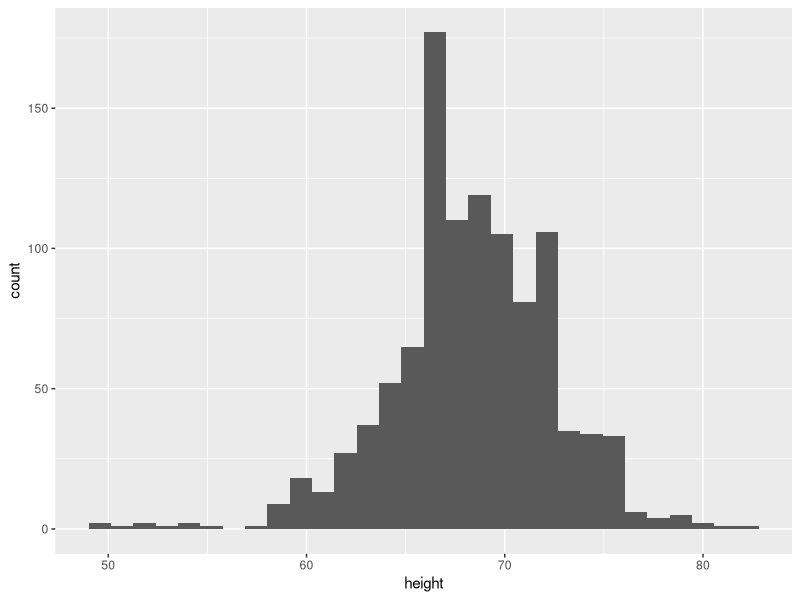
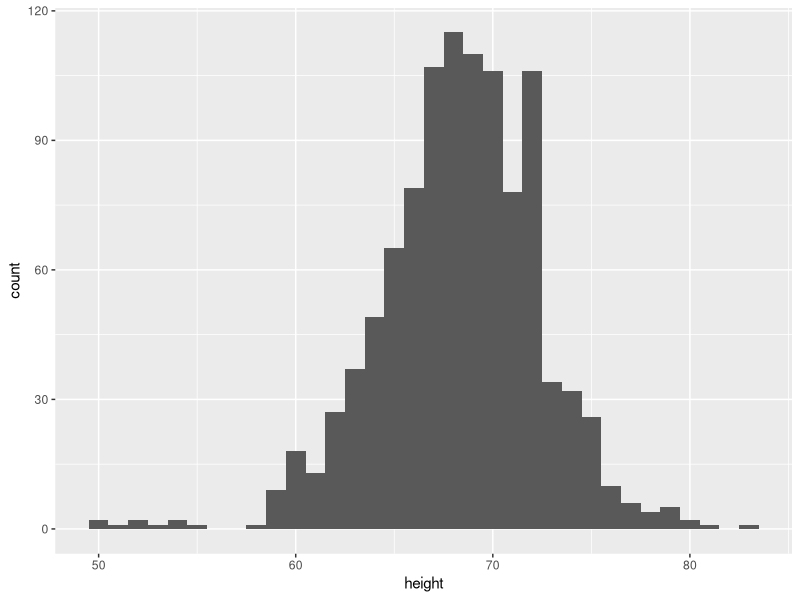
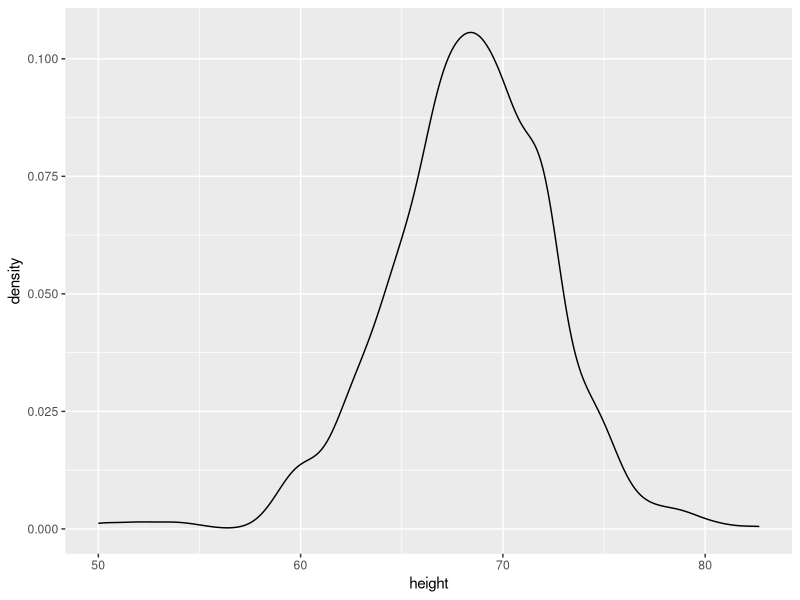
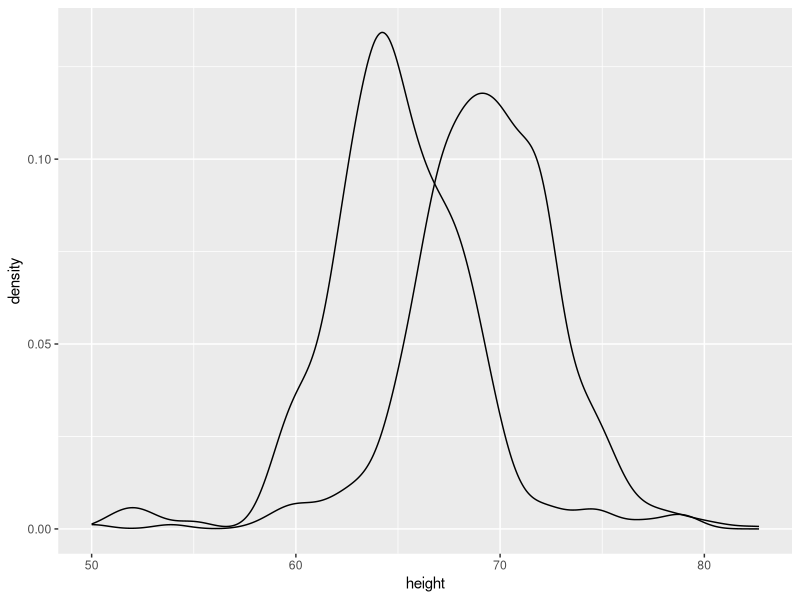
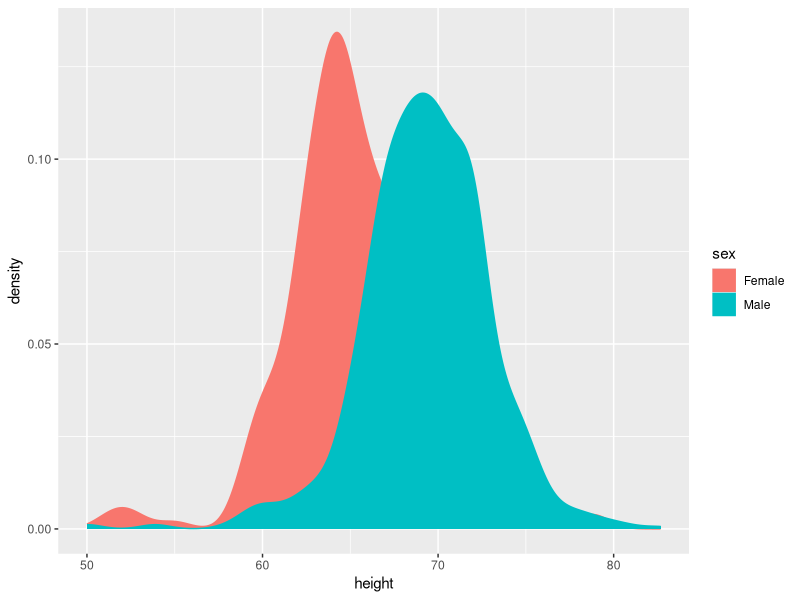
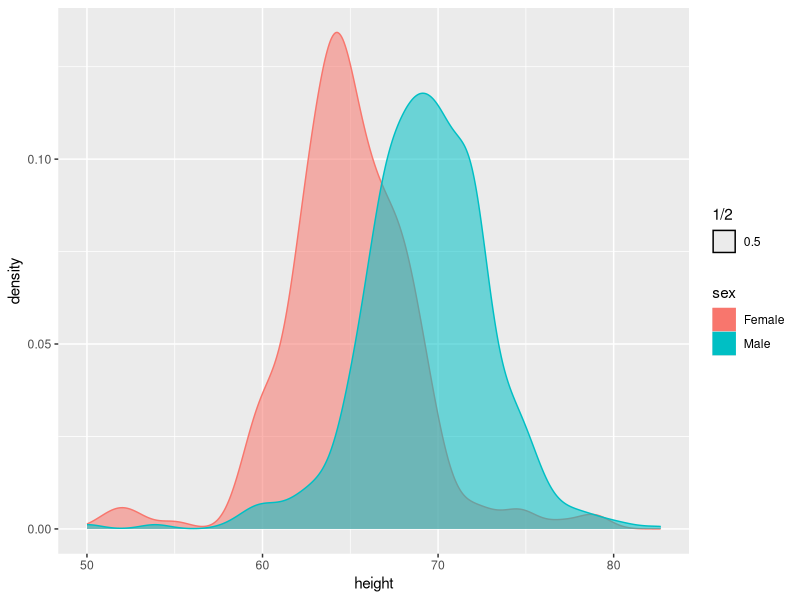
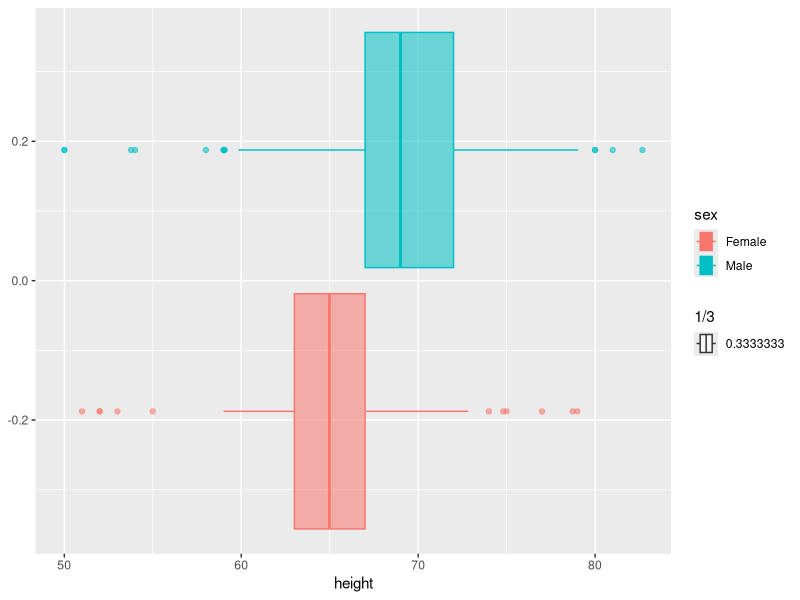
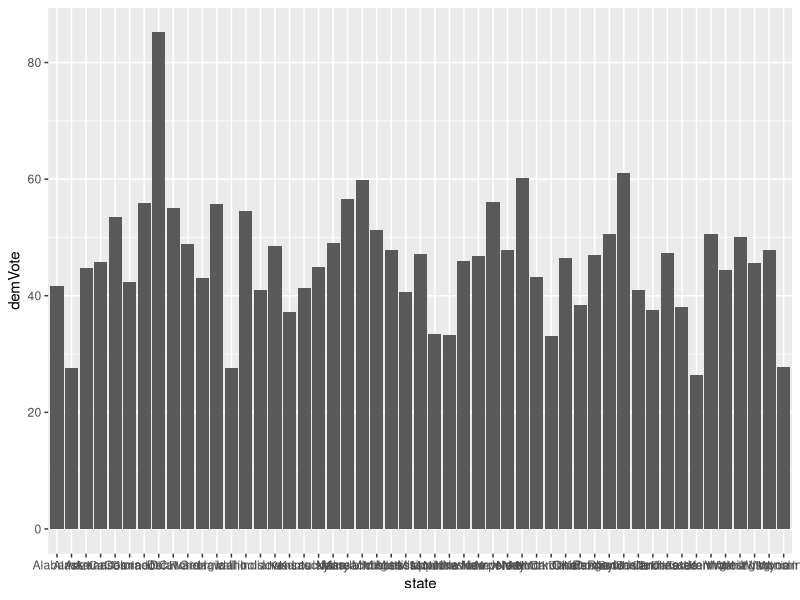

These charts were generated, in order, by the following R code:
## ---- chunk 1
knitr::opts_chunk$set(echo = TRUE)
library(tidyverse)
## ---- chunk 2
install.packages("dslabs")
library(dslabs) 
data(heights)
glimpse(heights)
## ---- chunk 3
ggplot(heights, aes(x = height)) + geom_histogram()

## ---- chunk 4
ggplot(heights, aes(x = height)) + geom_histogram(binwidth = 1)
## ---- chunk 5
ggplot(heights, aes(x = height)) + geom_density()
## ---- chunk 6
ggplot(heights, aes(x = height, group = sex)) + geom_density()
## ---- chunk 7
ggplot(heights, aes(x = height, group = sex, color = sex, fill = sex)) + geom_density()

## ---- chunk 8
ggplot(heights, aes(x = height, group = sex, color = sex, fill = sex, alpha = 1/2)) + geom_density()

## ---- chunk 9
ggplot(heights, aes(x = height, group = sex, color = sex, fill = sex, alpha = 1/3)) + geom_boxplot()
## ---- chunk 10
summarise(heights, mean(height), median(height))
## ---- chunk 11
heights %>% group_by(sex) %>% summarise(mean(height),median(height))
## ---- chunk 12
heights %>% group_by(sex) %>% summarise(max(height), min(height))

## ---- chunk 13
# install.packages("pscl")
library(pscl) # loads in the package that has this data. 
## You might need to install this...

# data for presidental elections
votedata <-  presidentialElections
glimpse(votedata)
## ---- chunk 14

ggplot(votedata %>% filter(year == 2000)) + geom_col(aes(x = state, y = demVote))

## ---- chunk 15
ggplot(votedata %>% filter(year == 2000)) + geom_col(aes(x = state, y = demVote)) + coord_flip()


## ---- chunk 16

ggplot(votedata %>% filter(year == 2000)) + geom_col(aes(x = reorder(state, demVote), y = demVote)) + coord_flip()

## ---- chunk 17
ggplot(votedata %>% filter(year == 2000)) + geom_col(aes(x = reorder(state, demVote), y = demVote)) + coord_flip() + facet_wrap(~ south)


## ---- chunk 18
ggplot(votedata %>% filter(year == 2000)) + geom_col(aes(x = reorder(state, demVote), y = demVote, fill = south)) + coord_flip()

## ---- chunk 19
ggplot(votedata %>% filter(year == 2008 | year == 2016)) + 
  geom_col(aes(x = reorder(state, demVote), y = demVote, fill = south)) + 
  coord_flip() + 
  facet_wrap(~ year) + 
  labs(title = "Percent Dem Vote by State, in 2000",
       subtitle = "Colored by State location", 
       x = "State",
       y = "% Votes Democratic") + 
  theme(legend.position = "bottom")


## ---- chunk 20
ggplot(votedata %>% filter(year == 2008 | year == 2016)) + 
  geom_col(aes(x = reorder(state, demVote), y = demVote, fill = south)) + 
  coord_flip() + 
  facet_wrap(~ year) + 
  labs(title = "Percent Dem Vote by State, in 2000",
       subtitle = "Colored by State location", 
       x = "State",
       y = "% Votes Democratic") + 
  theme(legend.position = "bottom") + 
  geom_hline(yintercept = 50)

## ---- chunk 21
library(maps)
votedata$state <- tolower(votedata$state)  ## states need to be lowercase for linking

states_map <- map_data("state") ## this gives us the lat and long for each point of each state.
  
map_plot <-  ggplot(data =  votedata %>% filter(year == 2008), aes(map_id = state)) +
    geom_map(aes(fill = demVote), map = states_map) +
    expand_limits(x = states_map$long, y = states_map$lat)
map_plot  
## ---- chunk 22
map_plot <-  ggplot(data =  votedata %>% filter(year == 2016), aes(map_id = state)) +
  geom_map(aes(fill = demVote), map = states_map)+
  expand_limits(x = states_map$long, y = states_map$lat)
map_plot  
## ---- chunk 23


## ---- chunk 24
votedata %>% group_by(south, year) %>% summarise(mean_dem = mean(demVote))

## ---- chunk 25
votedata %>% 
  group_by(south, year) %>% 
  summarise(mean_dem = mean(demVote)) %>% 
  ggplot(aes(x = year, y = mean_dem, color = south)) + geom_line()
 


## ---- chunk 26
library(palmerpenguins)
glimpse(penguins)
## ---- chunk 27
ggplot(penguins, aes(x = body_mass_g, y = species)) + geom_boxplot()

## ---- chunk 28
ggplot(penguins, aes(x = body_mass_g, y = species)) + geom_boxplot() + geom_point()

## ---- chunk 29
ggplot(penguins, aes(x = body_mass_g, y = species)) + geom_boxplot() + geom_jitter()


## ---- chunk 30
ggplot(penguins, aes(x = body_mass_g, y = species))  + geom_jitter() + geom_boxplot(alpha = 0.5)



## ---- chunk 31

ggplot(penguins, aes(x = body_mass_g, y = species))  + geom_jitter() + geom_violin(alpha = 0.5)


## ---- chunk 32
